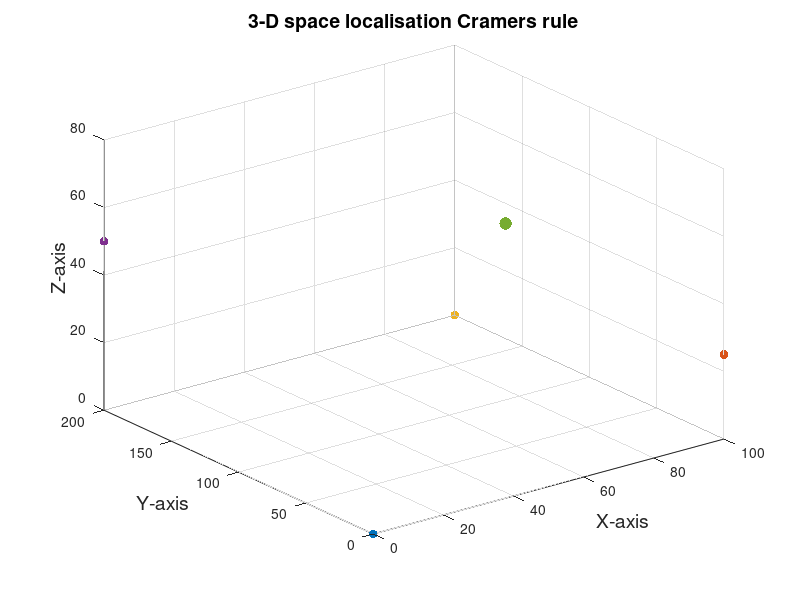

Source code (MATLAB):
%% Gaurav R Datta
% University of Leeds
% Dr James McLaughlan and Dr Joshua Freeman
% 3-D Trilateration algorithm for TDoA
% Cramer's rule used for 3-D trilateration
%%

clear 
clc
% All units in cm
c = 3*(10^8); % speed of light constant

%% Setting up of Receiver positions [x, y, z] coordinates
rx1 = [0,0,0];
rx2 = [100,0,25];
rx3 = [100,200,0];
rx4 = [0,200,50];

%% Setting up Transmitter position (given)
tx = [50,32,72];

%% Cramer's rule used to solve 3x3 linear system
% Step 1: Determinant is calculated
a1 = 2*(rx2(1) - rx1(1));
a2 = 2*(rx3(1) - rx1(1));
a3 = 2*(rx4(1) - rx1(1));

b1 = 2*(rx2(2) - rx1(2));
b2 = 2*(rx3(2) - rx1(2));
b3 = 2*(rx4(2) - rx1(2));

c1 = 2*(rx2(3) - rx1(3));
c2 = 2*(rx3(3) - rx1(3));
c3 = 2*(rx4(3) - rx1(3));

%% we calculate the distance between each anchor and the TX tag
d1 = sqrt((tx(1) - rx1(1)).^2 + (tx(2) - rx1(2)).^2 + (tx(3) - rx1(3)).^2);
d2 = sqrt((tx(1) - rx2(1)).^2 + (tx(2) - rx2(2)).^2 + (tx(3) - rx2(3)).^2);
d3 = sqrt((tx(1) - rx3(1)).^2 + (tx(2) - rx3(2)).^2 + (tx(3) - rx3(3)).^2);
d4 = sqrt((tx(1) - rx4(1)).^2 + (tx(2) - rx4(2)).^2 + (tx(3) - rx4(3)).^2);

%% We form the equations
%     d1^2 - d2^2 -  (x1^2  - x2^2)  - (y1^2    - y2^2)     -  (z1^2 - z2^2)
D1 = (d1^2 - d2^2) - (rx1(1)^2 - rx2(1)^2) - (rx1(2)^2 - rx2(2)^2) - (rx1(3)^2 - rx2(3)^2);

D2 = (d1^2 - d3^2) - (rx1(1)^2 - rx3(1)^2) - (rx1(2)^2 - rx3(2)^2) - (rx1(3)^2 - rx3(3)^2);

D3 = (d1^2 - d4^2) - (rx1(1)^2 - rx4(1)^2) - (rx1(2)^2 - rx4(2)^2) - (rx1(3)^2 - rx4(3)^2);

Denominator = det([a1 b1 c1; a2 b2 c2; a3 b3 c3]);
del_X = det([D1 b1 c1;D2 b2 c2; D3 b3 c3]);
x = abs(del_X/Denominator); % x - location of transmitter

del_Y = det([D1 a1 c1;D2 a2 c2; D3 a3 c3]);
y = abs(del_Y/Denominator); % y - location of transmitter

del_Z = det([D1 a1 b1; D2 a2 b2; D3 a3 b3]);
z = abs(del_Z/Denominator); % z - location of transmitter
tx_guess = [x;y;z];

figure(1)
scatter3(rx1(1),rx1(2),rx1(3),40,'filled',"blue")
hold on
scatter3(rx2(1),rx2(2),rx2(3),40,'filled',"blue")
hold on
scatter3(rx3(1),rx3(2),rx3(3),40,'filled',"blue")
hold on
scatter3(rx4(1),rx4(2),rx4(3),40,'filled',"blue")
hold on
scatter3(x,y,z,80,'filled',"red")
hold off
title('3-D space localisation Cramers rule','Fontsize',14)
xlabel('X-axis','FontSize',14)
ylabel('Y-axis','FontSize',14)
zlabel('Z-axis','FontSize',14)